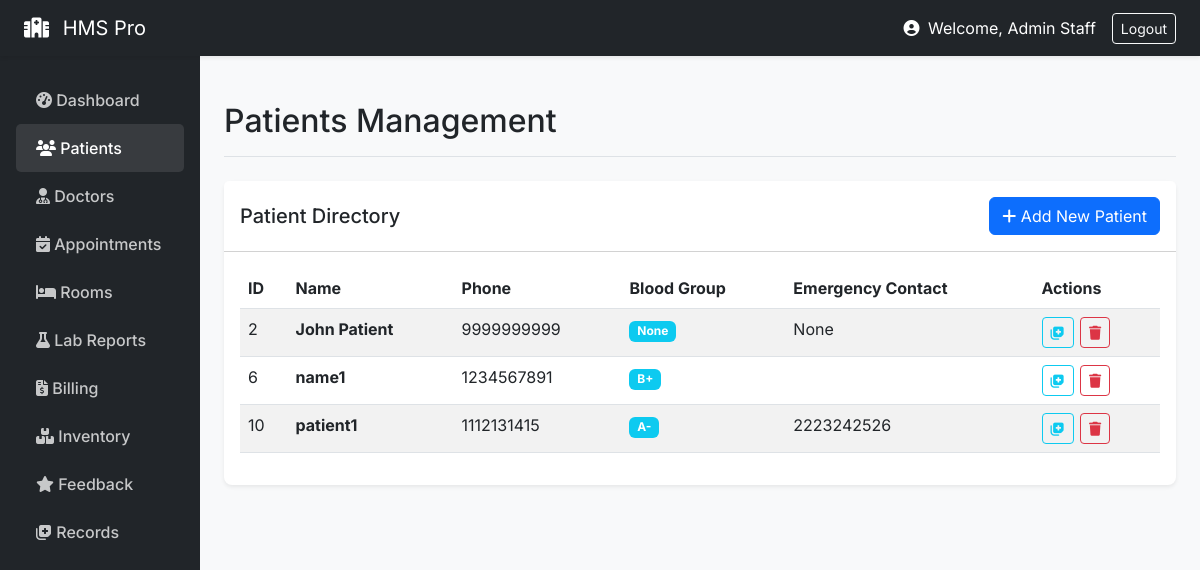
Screenshot of /staff/patients (signed in) with the database file from the repository.
### models/__init__.py (models this page shows, shortened)
class User(UserMixin, db.Model):
    id = db.Column(db.Integer, primary_key=True)
    email = db.Column(db.String(120), unique=True, nullable=False)
    name = db.Column(db.String(100), nullable=False)
    role = db.Column(db.String(20), nullable=False)
    password_hash = db.Column(db.String(200), nullable=False)
    age = db.Column(db.Integer)
    gender = db.Column(db.String(10))
    staff_role = db.Column(db.String(50))
    department = db.Column(db.String(50))
    staff_id = db.Column(db.String(20))
    created_at = db.Column(db.DateTime, default=datetime.utcnow)

class Patient(db.Model):
    id = db.Column(db.Integer, primary_key=True)
    user_id = db.Column(db.Integer, db.ForeignKey('user.id'))
    dob = db.Column(db.Date)
    phone = db.Column(db.String(20))
    address = db.Column(db.String(200))
    blood_group = db.Column(db.String(5))
    emergency_contact = db.Column(db.String(20))
    user = db.relationship('User', backref='patient_profile')

### routes/staff.py (the view, shortened to what this page needs)
@staff_bp.route('/patients', methods=['GET', 'POST'])
def patients():
    form = PatientForm()
    page = request.args.get('page', 1, type=int)
    patients_list = User.query.filter_by(role='patient').paginate(page=page, per_page=20)
    return render_template('patients.html', patients=patients_list, form=form)

### models/__init__.py (called while the page is built)
@login_manager.user_loader
def load_user(user_id):
    return User.query.get(int(user_id))

### routes/staff.py (called while the page is built)
def staff_required(f):
    @wraps(f)
    def decorated_function(*args, **kwargs):
        if current_user.role != 'staff':
            flash('Staff access only', 'danger')
            return redirect(url_for('auth.login'))
        return f(*args, **kwargs)
    return decorated_function

@staff_bp.before_request
@login_required
@staff_required
def before_request():
    pass

### templates/patients.html (shortened to what this page needs)
{% extends "base.html" %}
{% block page_title %}Patients Management{% endblock %}
{% block content %}
<div class="card">
    <div class="card-header bg-white d-flex justify-content-between align-items-center py-3">
        <h5 class="mb-0">Patient Directory</h5>
        <button type="button" class="btn btn-primary" data-bs-toggle="modal" data-bs-target="#addPatientModal">
            <i class="fas fa-plus"></i> Add New Patient
        </button>
    </div>
    <div class="card-body">
        {% if patients.items|length == 0 %}
        <div class="text-center text-muted py-5">
            <i class="fas fa-user-plus fa-3x mb-3"></i>
            <p>No patients found. Click "Add New Patient" to register one.</p>
        </div>
        {% else %}
        <table class="table table-striped table-hover datatable w-100">
            <thead>
                <tr>
                    <th>ID</th>
                    <th>Name</th>
                    <th>Phone</th>
                    <th>Blood Group</th>
                    <th>Emergency Contact</th>
                    <th>Actions</th>
                </tr>
            </thead>
            <tbody>
                {% for patient in patients.items %}
                <tr>
                    <td>{{ patient.id }}</td>
                    <td><strong>{{ patient.name }}</strong></td>
                    <td>{{ patient.patient_profile[0].phone if patient.patient_profile else 'N/A' }}</td>
                    <td><span class="badge bg-info">{{ patient.patient_profile[0].blood_group if patient.patient_profile else 'N/A' }}</span></td>
                    <td>{{ patient.patient_profile[0].emergency_contact if patient.patient_profile else 'N/A' }}</td>
                    <td>
                        <a href="{{ url_for('staff.patient_records', patient_id=patient.id) }}" class="btn btn-sm btn-outline-info" title="View Records"><i class="fas fa-notes-medical"></i></a>
                        <form action="{{ url_for('staff.delete_patient', id=patient.id) }}" method="POST" class="action-form" onsubmit="return confirm('Delete this patient permanently?');">
                            <button type="submit" class="btn btn-sm btn-outline-danger" title="Delete"><i class="fas fa-trash"></i></button>
                        </form>
                    </td>
                </tr>
                {% endfor %}
            </tbody>
        </table>
        {% endif %}
    </div>
</div>
{% endblock %}

### templates/base.html (shortened to what this page needs)
<!doctype html>
<html lang="en">
<head>
  <link href="https://cdn.jsdelivr.net/npm/bootstrap@5.3.0/dist/css/bootstrap.min.css" rel="stylesheet">
  <link rel="stylesheet" href="https://cdnjs.cloudflare.com/ajax/libs/font-awesome/6.4.0/css/all.min.css">
</head>
<body>
{% if current_user.is_authenticated %}
<nav class="navbar navbar-dark bg-dark sticky-top shadow-sm">
  <div class="container-fluid px-4">
    <a class="navbar-brand" href="/"><i class="fas fa-hospital me-2"></i> HMS Pro</a>
    <div class="d-flex align-items-center text-white">
      <span class="me-3">
        <i class="fas fa-user-circle me-1"></i> Welcome, {{ current_user.name }}
      </span>
      <a class="btn btn-outline-light btn-sm" href="{{ url_for('auth.logout') }}">Logout</a>
    </div>
  </div>
</nav>
{% endif %}
<div id="main-wrapper">
    {% if not current_user.is_authenticated %}
        <div class="container mt-5">
    {% else %}
        <div class="container-fluid">
            <div class="row">
                <nav class="col-md-2 d-none d-md-block sidebar px-3">
                    <ul class="nav flex-column">
                        {% if current_user.role == 'staff' %}
                            <li class="nav-item">
                                <a class="nav-link {{ 'active' if request.endpoint == 'staff.dashboard' else '' }}" href="{{ url_for('staff.dashboard') }}"><i class="fas fa-tachometer-alt"></i> Dashboard</a>
                            </li>
                            <li class="nav-item">
                                <a class="nav-link {{ 'active' if request.endpoint == 'staff.patients' else '' }}" href="{{ url_for('staff.patients') }}"><i class="fas fa-users"></i> Patients</a>
                            </li>
                            <li class="nav-item">
                                <a class="nav-link {{ 'active' if request.endpoint == 'staff.doctors' else '' }}" href="{{ url_for('staff.doctors') }}"><i class="fas fa-user-md"></i> Doctors</a>
                            </li>
                            <li class="nav-item">
                                <a class="nav-link {{ 'active' if request.endpoint == 'staff.appointments' else '' }}" href="{{ url_for('staff.appointments') }}"><i class="fas fa-calendar-check"></i> Appointments</a>
                            </li>
                            <li class="nav-item">
                                <a class="nav-link {{ 'active' if request.endpoint == 'staff.rooms' else '' }}" href="{{ url_for('staff.rooms') }}"><i class="fas fa-bed"></i> Rooms</a>
                            </li>
                            <li class="nav-item">
                                <a class="nav-link {{ 'active' if request.endpoint == 'staff.lab' else '' }}" href="{{ url_for('staff.lab') }}"><i class="fas fa-flask"></i> Lab Reports</a>
                            </li>
                            <li class="nav-item">
                                <a class="nav-link {{ 'active' if request.endpoint == 'staff.billing' else '' }}" href="{{ url_for('staff.billing') }}"><i class="fas fa-file-invoice-dollar"></i> Billing</a>
                            </li>
                            <li class="nav-item">
                                <a class="nav-link {{ 'active' if request.endpoint == 'staff.inventory' else '' }}" href="{{ url_for('staff.inventory') }}"><i class="fas fa-boxes"></i> Inventory</a>
                            </li>
                            <li class="nav-item">
                                <a class="nav-link {{ 'active' if request.endpoint == 'staff.feedback' else '' }}" href="{{ url_for('staff.feedback') }}"><i class="fas fa-star"></i> Feedback</a>
                            </li>
                            <li class="nav-item">
                                <a class="nav-link {{ 'active' if request.endpoint == 'staff.records' else '' }}" href="{{ url_for('staff.records') }}"><i class="fas fa-notes-medical"></i> Records</a>
                            </li>
                        {% endif %}
                    </ul>
                </nav>
                <main class="col-md-10 ms-sm-auto px-md-4 main-content">
                    <div class="d-flex justify-content-between flex-wrap flex-md-nowrap align-items-center pt-3 pb-2 mb-4 border-bottom">
                        <h1 class="h2">{% block page_title %}{% endblock %}</h1>
                    </div>
    {% endif %}
    {% block content %}{% endblock %}
    {% if current_user.is_authenticated %}
                </main>
            </div>
        </div>
    {% else %}
        </div>
    {% endif %}
</div>
</body>
</html>

### templates/base.html (style rules this page uses)
body { background-color: #f8f9fa; font-family: 'Inter', sans-serif; }
.sidebar { min-height: 100vh; background-color: #212529; color: white; padding-top: 20px; }
.sidebar .nav-link { color: rgba(255,255,255,.75); padding: 12px 20px; font-weight: 500; }
.sidebar .nav-link:hover, .sidebar .nav-link.active { color: white; background-color: rgba(255,255,255,.1); border-radius: 5px; }
.main-content { padding: 30px; }
.card { box-shadow: 0 0.125rem 0.25rem rgba(0,0,0,.075); border: none; border-radius: 0.5rem; margin-bottom: 20px; }
.action-form { display: inline-block; margin: 0 2px; }

### rows the page displays
User: name "Admin Staff"
User: id "2", name "John Patient", phone "9999999999", blood_group "None", emergency_contact "None"
User: id "6", name "name1", phone "1234567891", blood_group "B+"
User: id "10", name "patient1", phone "1112131415", blood_group "A-", emergency_contact "2223242526"
